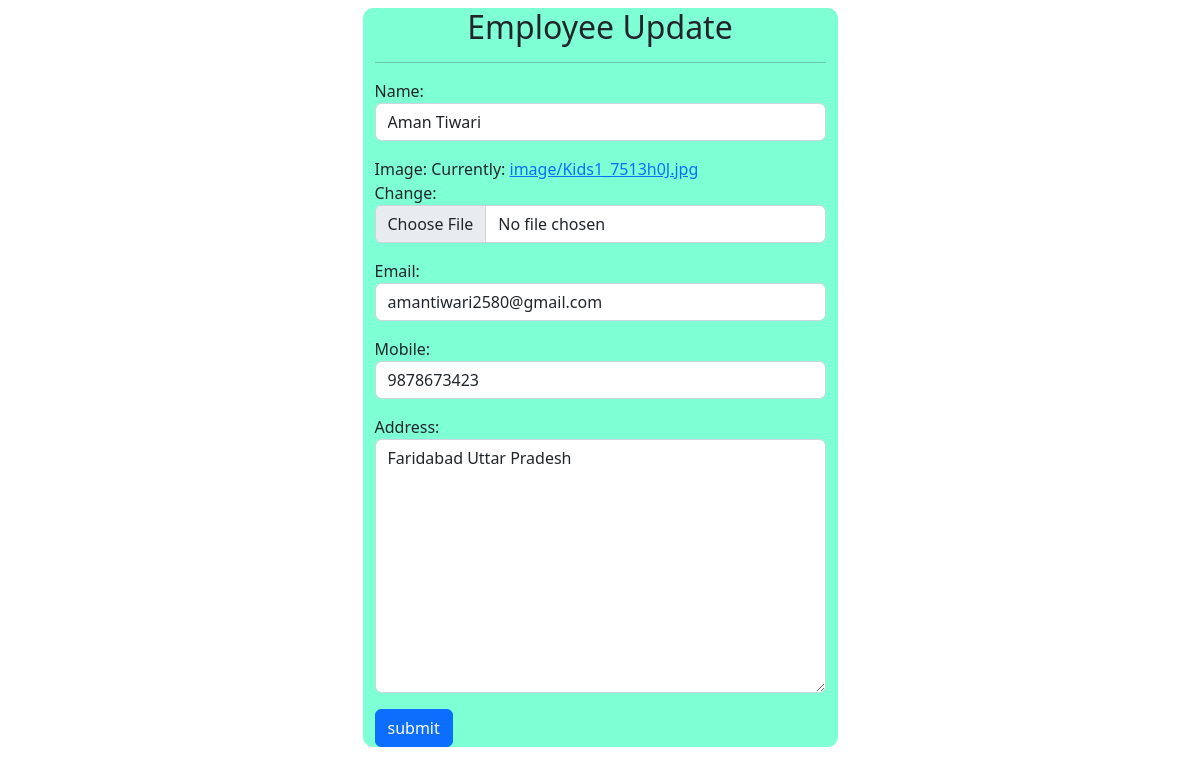
Screenshot of /update/6/ with the database file from the repository.
### crud/models.py (models this page shows)
class Employee(models.Model):
    name = models.CharField(max_length=100,blank=True,null=True)
    image = models.ImageField(upload_to='image/')
    email = models.EmailField(max_length=150,blank=True,null=True)
    mobile = models.CharField(max_length=15,blank=True,null=True)
    address = models.TextField(max_length=150,blank=True,null=True)
    created_date = models.DateTimeField(auto_now=True,blank=True,null=True)
    updated_date = models.DateTimeField(auto_now_add=True,blank=True,null=True )

### crud/views.py (the view)
# urls.py: path('update/<int:eid>/',employee_update,name='update'),
def employee_update(request,eid):
    data = Employee.objects.get(id=eid)
    form = EmployeeForm(request.POST or None, request.FILES or None,instance=data)
    if request.method == "POST":
        if form.is_valid():
            form.save()
            return redirect('/')
        return render(request,'update.html',{'form':form})
    else:
        return render(request,'update.html',{'form':form})

### crud/forms.py
class EmployeeForm(forms.ModelForm):
    class Meta:
        model = Employee
        fields = ("__all__")
    def __init__(self,*args, **kwargs):
        super().__init__(*args,**kwargs)
        for field in self.fields.values():
            field.widget.attrs['class']='form-control'
            field.widget.attrs['placeholder'] ='Enter '+field.label+" *"

### crud/templates/update.html (shortened to what this page needs)
<!DOCTYPE html>
<html lang="en">
<head>
    <link href="https://cdn.jsdelivr.net/npm/bootstrap@5.2.0-beta1/dist/css/bootstrap.min.css" rel="stylesheet">
</head>
<body>
    <div class="container">
        <div class="row mt-2">
            <div class="col-sm-5 mx-auto " style='border: 1px; border-radius: 10px; background-color: aquamarine;'>
                <h2 class="text-center">Employee Update</h2><hr>
                <form method="post" action="" enctype="multipart/form-data">
                    {{form.as_p}}
                    <button type="submit" class="btn btn-primary">submit</button>
                </form>
            </div>
        </div>
    </div>
</body>
</html>

### rows the page displays
Employee: name "Aman Tiwari", email "amantiwari2580@gmail.com", mobile "9878673423", address "Faridabad Uttar Pradesh"
